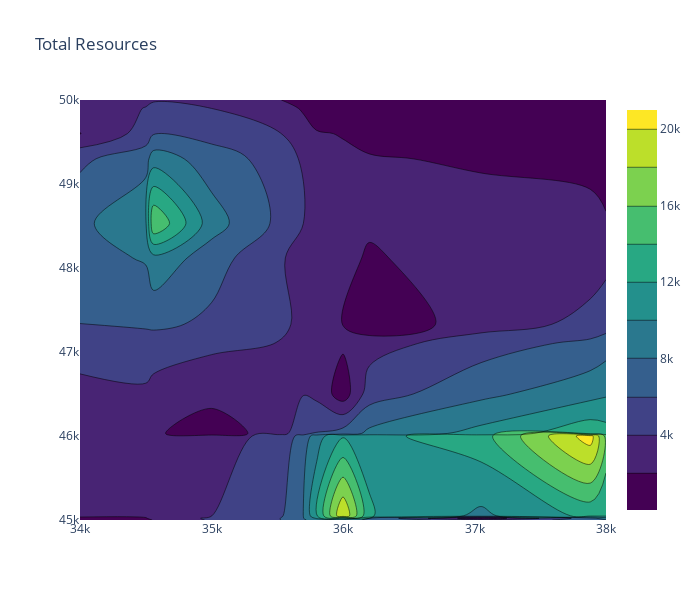

The notebook cell saved with this chart:
### Code cell
# Plot the Contour of the valid thickness
fig = go.Figure(data=[go.Contour(z=well_info['Total Resources'], x=well_info['X'], y=well_info['Y'], colorscale='Viridis')])
fig.update_layout(
    height=600,
    width=700,
    title_text='Total Resources'
)

fig.show()

### Figure 1 — Plotly figure (JSON) as saved in the notebook; plotly's stock layout.template omitted (floating-point values rounded to 4 significant figures)
{"data": [{"colorscale": [[0, "#440154"], [0.1111, "#482878"], [0.2222, "#3e4989"], [0.3333, "#31688e"], [0.4444, "#26828e"], [0.5556, "#1f9e89"], [0.6667, "#35b779"], [0.7778, "#6ece58"], [0.8889, "#b5de2b"], [1, "#fde725"]], "type": "contour", "x": [34500, 36000, 37050, 37880, 35000, 36000, 34000, 36200, 34560, 35520, 38000, 35700, 34000, 35800], "y": [45000, 45050, 45020, 46000, 46030, 46500, 47100, 47330, 48530, 48120, 49300, 50000, 49600, 49900], "z": [165.0, 19910.0, 401.9, 21000.0, 378.1, 894.6, 4347.0, 353.1, 15950.0, 4095.0, 897.5, 69.6, 1947.0, 969.5]}], "layout": {"height": 600, "title": {"text": "Total Resources"}, "width": 700}}
